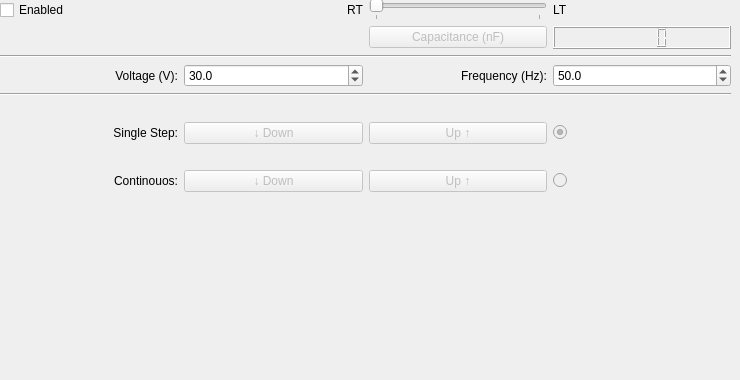
        <widget class="QWidget" name="tab_8">
         <attribute name="title">
          <string>z-Axis</string>
         </attribute>
         <widget class="QWidget" name="gridLayoutWidget_6">
          <property name="geometry">
           <rect>
            <x>0</x>
            <y>0</y>
            <width>731</width>
            <height>371</height>
           </rect>
          </property>
          <layout class="QGridLayout" name="gridLayout_6">
           <item row="2" column="0" colspan="4">
            <widget class="Line" name="line_11">
             <property name="orientation">
              <enum>Qt::Horizontal</enum>
             </property>
            </widget>
           </item>
           <item row="6" column="2">
            <widget class="QLabel" name="label_46">
             <property name="text">
              <string/>
             </property>
             <property name="alignment">
              <set>Qt::AlignRight|Qt::AlignTrailing|Qt::AlignVCenter</set>
             </property>
            </widget>
           </item>
           <item row="6" column="1">
            <widget class="QLabel" name="label_47">
             <property name="text">
              <string/>
             </property>
            </widget>
           </item>
           <item row="3" column="2">
            <widget class="QLabel" name="label_48">
             <property name="text">
              <string>Frequency (Hz):</string>
             </property>
             <property name="alignment">
              <set>Qt::AlignRight|Qt::AlignTrailing|Qt::AlignVCenter</set>
             </property>
            </widget>
           </item>
           <item row="3" column="1">
            <widget class="QDoubleSpinBox" name="Voltage_doubleSpinBox_6">
             <property name="decimals">
              <number>1</number>
             </property>
             <property name="maximum">
              <double>60.000000000000000</double>
             </property>
             <property name="value">
              <double>30.000000000000000</double>
             </property>
            </widget>
           </item>
           <item row="7" column="2">
            <widget class="QPushButton" name="single_up_pushButton_6">
             <property name="enabled">
              <bool>false</bool>
             </property>
             <property name="text">
              <string>Up ↑</string>
             </property>
            </widget>
           </item>
           <item row="1" column="2">
            <widget class="QPushButton" name="Capacitance_Button_6">
             <property name="enabled">
              <bool>false</bool>
             </property>
             <property name="text">
              <string>Capacitance (nF)</string>
             </property>
            </widget>
           </item>
           <item row="1" column="3">
            <widget class="QLCDNumber" name="lcdNumber_6"/>
           </item>
           <item row="9" column="1">
            <widget class="QPushButton" name="cont_down_pushButton_6">
             <property name="enabled">
              <bool>false</bool>
             </property>
             <property name="text">
              <string>↓ Down</string>
             </property>
             <property name="checkable">
              <bool>true</bool>
             </property>
            </widget>
           </item>
           <item row="3" column="3">
            <widget class="QDoubleSpinBox" name="Frequency_doubleSpinBox_6">
             <property name="decimals">
              <number>1</number>
             </property>
             <property name="maximum">
              <double>1000.000000000000000</double>
             </property>
             <property name="value">
              <double>50.000000000000000</double>
             </property>
            </widget>
           </item>
           <item row="3" column="0">
            <widget class="QLabel" name="label_49">
             <property name="text">
              <string>Voltage (V):</string>
             </property>
             <property name="alignment">
              <set>Qt::AlignRight|Qt::AlignTrailing|Qt::AlignVCenter</set>
             </property>
            </widget>
           </item>
           <item row="7" column="1">
            <widget class="QPushButton" name="single_down_pushButton_6">
             <property name="enabled">
              <bool>false</bool>
             </property>
             <property name="text">
              <string>↓ Down</string>
             </property>
            </widget>
           </item>
           <item row="7" column="0">
            <widget class="QLabel" name="label_50">
             <property name="text">
              <string>Single Step:</string>
             </property>
             <property name="alignment">
              <set>Qt::AlignRight|Qt::AlignTrailing|Qt::AlignVCenter</set>
             </property>
            </widget>
           </item>
           <item row="5" column="0" colspan="4">
            <widget class="Line" name="line_12">
             <property name="orientation">
              <enum>Qt::Horizontal</enum>
             </property>
            </widget>
           </item>
           <item row="9" column="2">
            <widget class="QPushButton" name="cont_up_pushButton_6">
             <property name="enabled">
              <bool>false</bool>
             </property>
             <property name="text">
              <string>Up ↑</string>
             </property>
             <property name="checkable">
              <bool>true</bool>
             </property>
            </widget>
           </item>
           <item row="10" column="0">
            <spacer name="verticalSpacer_6">
             <property name="orientation">
              <enum>Qt::Vertical</enum>
             </property>
             <property name="sizeHint" stdset="0">
              <size>
               <width>20</width>
               <height>40</height>
              </size>
             </property>
            </spacer>
           </item>
           <item row="9" column="0">
            <widget class="QLabel" name="label_51">
             <property name="text">
              <string>Continouos:</string>
             </property>
             <property name="alignment">
              <set>Qt::AlignRight|Qt::AlignTrailing|Qt::AlignVCenter</set>
             </property>
            </widget>
           </item>
           <item row="8" column="0">
            <widget class="QLabel" name="label_52">
             <property name="text">
              <string/>
             </property>
            </widget>
           </item>
           <item row="0" column="0">
            <widget class="QCheckBox" name="axis_enabled_checkBox_6">
             <property name="text">
              <string>Enabled</string>
             </property>
            </widget>
           </item>
           <item row="0" column="2">
            <widget class="QSlider" name="T_Slider_6">
             <property name="sizePolicy">
              <sizepolicy hsizetype="Minimum" vsizetype="Fixed">
               <horstretch>0</horstretch>
               <verstretch>0</verstretch>
              </sizepolicy>
             </property>
             <property name="maximum">
              <number>1</number>
             </property>
             <property name="pageStep">
              <number>1</number>
             </property>
             <property name="orientation">
              <enum>Qt::Horizontal</enum>
             </property>
             <property name="tickPosition">
              <enum>QSlider::TicksBelow</enum>
             </property>
            </widget>
           </item>
           <item row="0" column="1">
            <widget class="QLabel" name="label_53">
             <property name="text">
              <string>RT</string>
             </property>
             <property name="alignment">
              <set>Qt::AlignRight|Qt::AlignTrailing|Qt::AlignVCenter</set>
             </property>
            </widget>
           </item>
           <item row="0" column="3">
            <widget class="QLabel" name="label_54">
             <property name="text">
              <string>LT</string>
             </property>
            </widget>
           </item>
           <item row="7" column="3">
            <widget class="QRadioButton" name="single_radioButton_6">
             <property name="enabled">
              <bool>false</bool>
             </property>
             <property name="text">
              <string/>
             </property>
             <property name="checked">
              <bool>true</bool>
             </property>
            </widget>
           </item>
           <item row="9" column="3">
            <widget class="QRadioButton" name="cont_radioButton_6">
             <property name="enabled">
              <bool>false</bool>
             </property>
             <property name="text">
              <string/>
             </property>
            </widget>
           </item>
          </layout>
         </widget>
        </widget>
